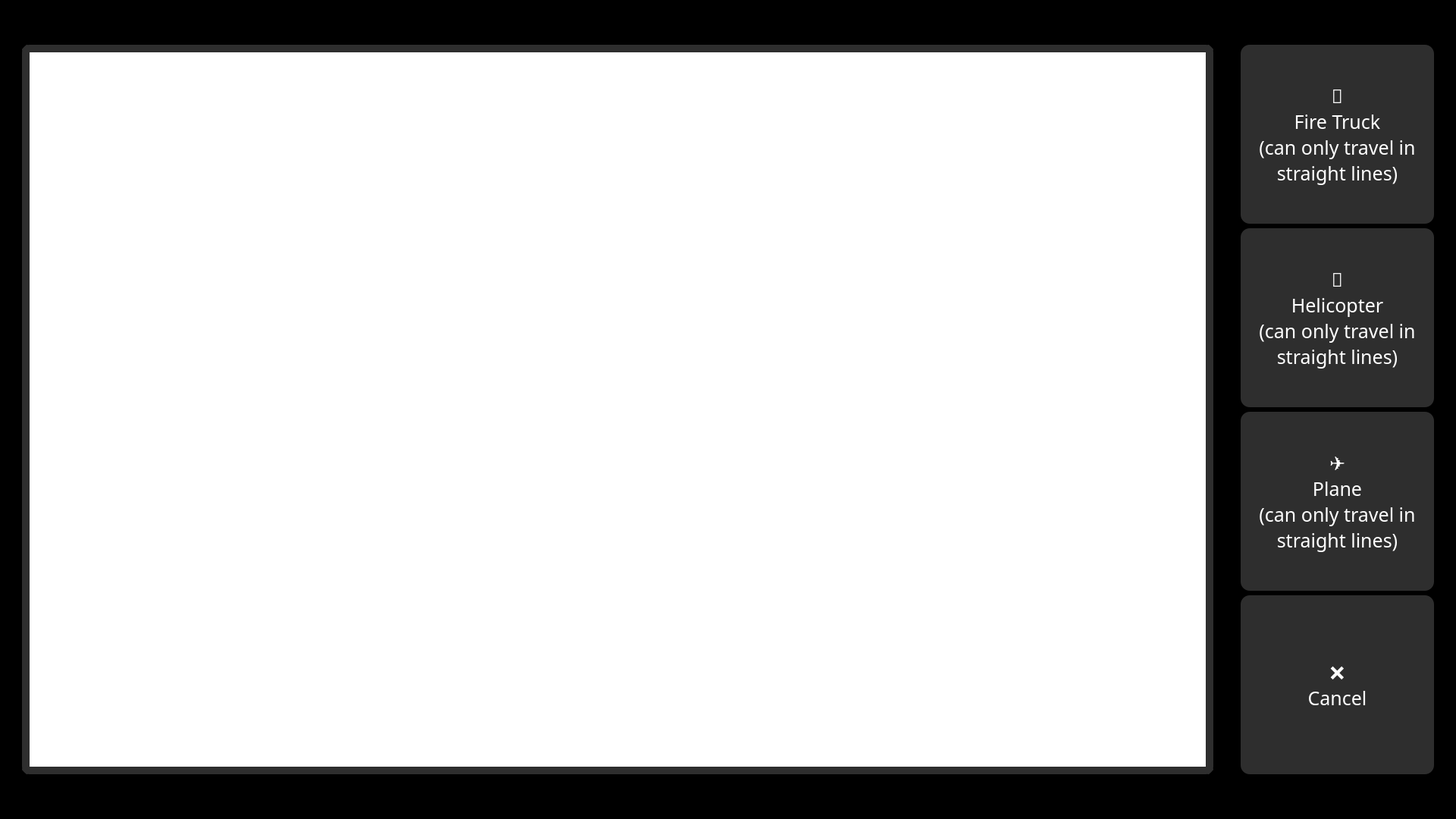
<?xml version="1.0" encoding="UTF-8"?>
<ui version="4.0">
 <class>GameWindow</class>
 <widget class="QMainWindow" name="GameWindow">
  <property name="geometry">
   <rect>
    <x>0</x>
    <y>0</y>
    <width>1920</width>
    <height>1080</height>
   </rect>
  </property>
  <property name="font">
   <font>
    <family>VT323</family>
    <pointsize>2</pointsize>
   </font>
  </property>
  <property name="windowTitle">
   <string>MainWindow</string>
  </property>
  <property name="styleSheet">
   <string notr="true">#centralwidget {
	background-color: black;
border-image: url(:/mainMenu/Content/ThisIsUi (2).png);
}

QPushButton {
    background-color: #2e2e2e;
    color: white;
    font-size: 25px;
    padding: 12px 24px;
    border-radius: 12px;
    border: 0px solid #1a1a1a;
}

QPushButton:hover {
    background-color: #3a3a3a;
}

QPushButton:pressed {
    background-color: #1f1f1f;
}

#graphicsView {
	border-radius: 50px;
    border: 1px solid #1a1a1a;
}
</string>
  </property>
  <widget class="QWidget" name="centralwidget">
   <property name="font">
    <font>
     <family>VT323</family>
     <pointsize>1</pointsize>
    </font>
   </property>
   <layout class="QGridLayout" name="gridLayout_2">
    <item row="1" column="1">
     <widget class="QGraphicsView" name="graphicsView">
      <property name="cursor" stdset="0">
       <cursorShape>OpenHandCursor</cursorShape>
      </property>
      <property name="styleSheet">
       <string notr="true">border-radius: 10px;
border: 10px solid #2e2e2e;
</string>
      </property>
      <property name="verticalScrollBarPolicy">
       <enum>Qt::ScrollBarPolicy::ScrollBarAlwaysOff</enum>
      </property>
      <property name="horizontalScrollBarPolicy">
       <enum>Qt::ScrollBarPolicy::ScrollBarAlwaysOff</enum>
      </property>
     </widget>
    </item>
    <item row="1" column="0">
     <spacer name="horizontalSpacer">
      <property name="orientation">
       <enum>Qt::Orientation::Horizontal</enum>
      </property>
      <property name="sizeType">
       <enum>QSizePolicy::Policy::Preferred</enum>
      </property>
      <property name="sizeHint" stdset="0">
       <size>
        <width>20</width>
        <height>20</height>
       </size>
      </property>
     </spacer>
    </item>
    <item row="1" column="2">
     <spacer name="horizontalSpacer_4">
      <property name="orientation">
       <enum>Qt::Orientation::Horizontal</enum>
      </property>
      <property name="sizeType">
       <enum>QSizePolicy::Policy::Preferred</enum>
      </property>
      <property name="sizeHint" stdset="0">
       <size>
        <width>30</width>
        <height>20</height>
       </size>
      </property>
     </spacer>
    </item>
    <item row="0" column="3">
     <layout class="QVBoxLayout" name="verticalLayout"/>
    </item>
    <item row="2" column="1">
     <spacer name="horizontalSpacer_3">
      <property name="orientation">
       <enum>Qt::Orientation::Horizontal</enum>
      </property>
      <property name="sizeHint" stdset="0">
       <size>
        <width>40</width>
        <height>50</height>
       </size>
      </property>
     </spacer>
    </item>
    <item row="0" column="1">
     <spacer name="horizontalSpacer_2">
      <property name="orientation">
       <enum>Qt::Orientation::Horizontal</enum>
      </property>
      <property name="sizeHint" stdset="0">
       <size>
        <width>40</width>
        <height>50</height>
       </size>
      </property>
     </spacer>
    </item>
    <item row="1" column="4">
     <layout class="QGridLayout" name="gridLayout">
      <property name="sizeConstraint">
       <enum>QLayout::SizeConstraint::SetMinimumSize</enum>
      </property>
      <item row="3" column="0">
       <widget class="RetroButton" name="canclePushButton">
        <property name="sizePolicy">
         <sizepolicy hsizetype="Minimum" vsizetype="MinimumExpanding">
          <horstretch>0</horstretch>
          <verstretch>0</verstretch>
         </sizepolicy>
        </property>
        <property name="minimumSize">
         <size>
          <width>200</width>
          <height>0</height>
         </size>
        </property>
        <property name="font">
         <font>
          <family>VT323</family>
          <pointsize>-1</pointsize>
          <bold>false</bold>
         </font>
        </property>
        <property name="text">
         <string>❌
Cancel</string>
        </property>
       </widget>
      </item>
      <item row="2" column="0">
       <widget class="RetroButton" name="planePushButton">
        <property name="sizePolicy">
         <sizepolicy hsizetype="Minimum" vsizetype="MinimumExpanding">
          <horstretch>0</horstretch>
          <verstretch>0</verstretch>
         </sizepolicy>
        </property>
        <property name="minimumSize">
         <size>
          <width>200</width>
          <height>0</height>
         </size>
        </property>
        <property name="font">
         <font>
          <family>VT323</family>
          <pointsize>-1</pointsize>
          <bold>false</bold>
         </font>
        </property>
        <property name="text">
         <string>✈️
Plane
(can only travel in
straight lines)</string>
        </property>
       </widget>
      </item>
      <item row="1" column="0">
       <widget class="RetroButton" name="helicopterPushButton">
        <property name="sizePolicy">
         <sizepolicy hsizetype="Minimum" vsizetype="MinimumExpanding">
          <horstretch>0</horstretch>
          <verstretch>0</verstretch>
         </sizepolicy>
        </property>
        <property name="minimumSize">
         <size>
          <width>200</width>
          <height>0</height>
         </size>
        </property>
        <property name="font">
         <font>
          <family>VT323</family>
          <pointsize>-1</pointsize>
          <bold>false</bold>
         </font>
        </property>
        <property name="text">
         <string>🚁
Helicopter
(can only travel in
straight lines)</string>
        </property>
       </widget>
      </item>
      <item row="0" column="0">
       <widget class="RetroButton" name="fireTruckPushButton">
        <property name="sizePolicy">
         <sizepolicy hsizetype="Minimum" vsizetype="MinimumExpanding">
          <horstretch>0</horstretch>
          <verstretch>0</verstretch>
         </sizepolicy>
        </property>
        <property name="minimumSize">
         <size>
          <width>200</width>
          <height>0</height>
         </size>
        </property>
        <property name="font">
         <font>
          <family>VT323</family>
          <pointsize>-1</pointsize>
          <bold>false</bold>
         </font>
        </property>
        <property name="text">
         <string>🚒
Fire Truck
(can only travel in
straight lines)</string>
        </property>
       </widget>
      </item>
     </layout>
    </item>
    <item row="1" column="5">
     <spacer name="horizontalSpacer_5">
      <property name="orientation">
       <enum>Qt::Orientation::Horizontal</enum>
      </property>
      <property name="sizeType">
       <enum>QSizePolicy::Policy::Preferred</enum>
      </property>
      <property name="sizeHint" stdset="0">
       <size>
        <width>20</width>
        <height>20</height>
       </size>
      </property>
     </spacer>
    </item>
   </layout>
  </widget>
 </widget>
 <customwidgets>
  <customwidget>
   <class>RetroButton</class>
   <extends>QPushButton</extends>
   <header>retrobutton.h</header>
  </customwidget>
 </customwidgets>
 <resources/>
 <connections/>
</ui>
